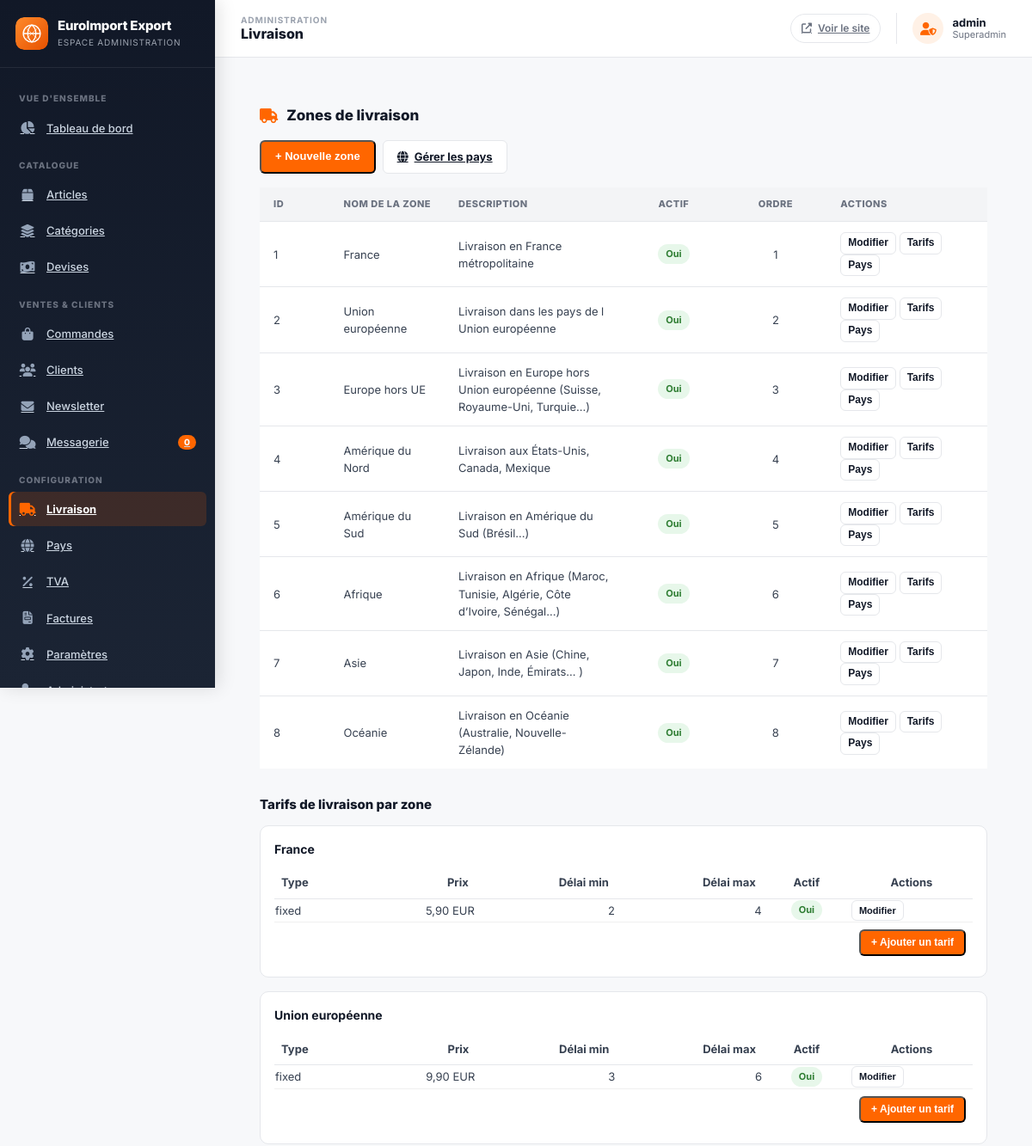
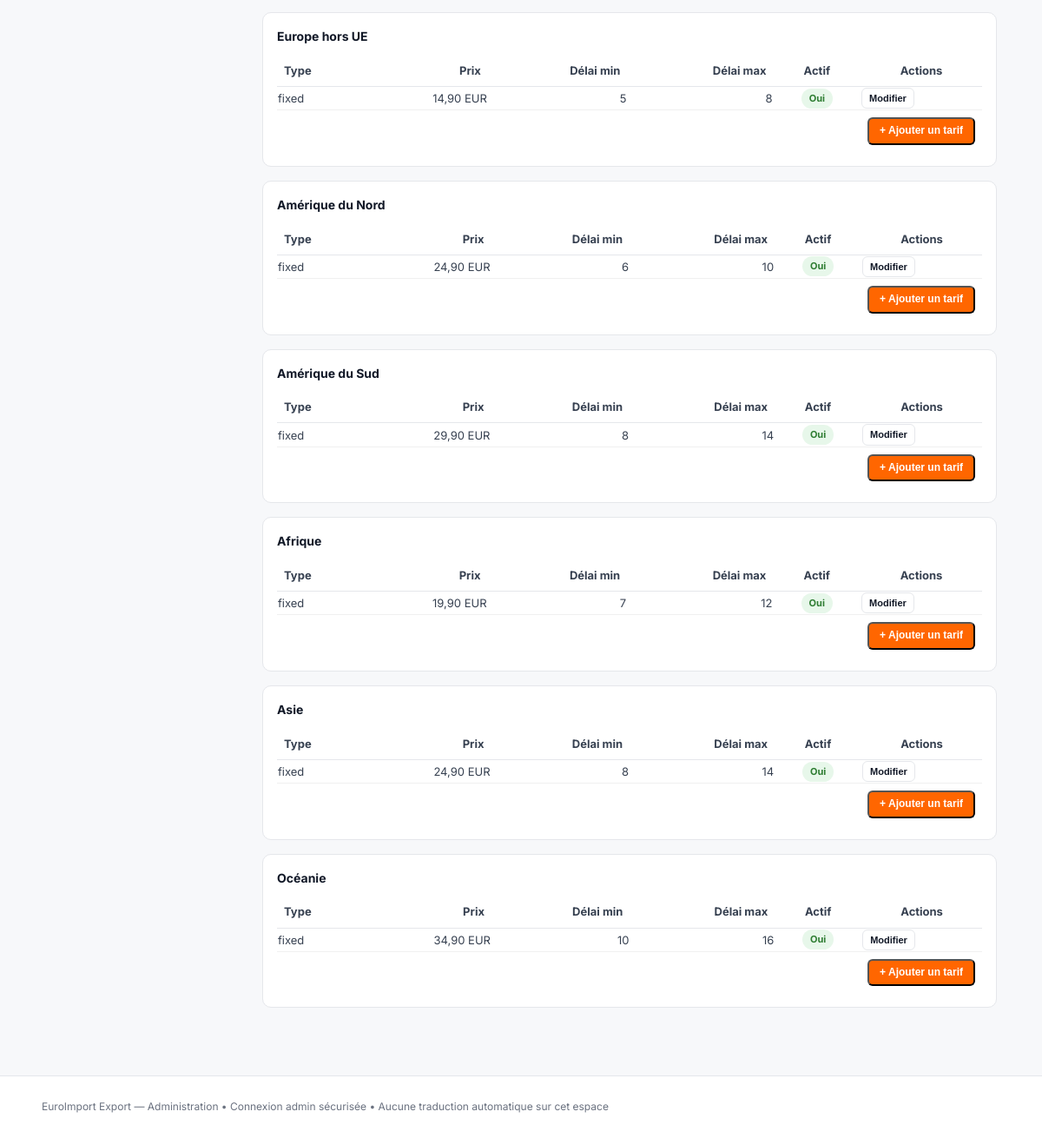
The app's page /admin/livraison.php (signed in) with its own data (2 pictures, top to bottom).
### tables this page shows
CREATE TABLE `shipping_zones` (
  `id` INT UNSIGNED NOT NULL AUTO_INCREMENT,
  `name` VARCHAR(100) NOT NULL,
  `description` TEXT DEFAULT NULL,
  `is_active` TINYINT(1) NOT NULL DEFAULT 1,
  `sort_order` INT UNSIGNED NOT NULL DEFAULT 0,
  `created_at` DATETIME NOT NULL DEFAULT CURRENT_TIMESTAMP,
  `updated_at` DATETIME NOT NULL DEFAULT CURRENT_TIMESTAMP ON UPDATE CURRENT_TIMESTAMP,
  PRIMARY KEY (`id`),
  KEY `idx_shipping_zones_active` (`is_active`)
);

CREATE TABLE `shipping_rates` (
  `id` INT UNSIGNED NOT NULL AUTO_INCREMENT,
  `zone_id` INT UNSIGNED NOT NULL,
  `type` ENUM('fixed','per_weight','per_amount_tier') NOT NULL DEFAULT 'fixed',
  `min_weight` DECIMAL(10,3) DEFAULT NULL,
  `max_weight` DECIMAL(10,3) DEFAULT NULL,
  `min_amount` DECIMAL(12,4) DEFAULT NULL,
  `max_amount` DECIMAL(12,4) DEFAULT NULL,
  `price` DECIMAL(12,4) NOT NULL DEFAULT 0.0000,
  `currency_code` CHAR(3) DEFAULT NULL,
  `delivery_days_min` INT UNSIGNED DEFAULT NULL,
  `delivery_days_max` INT UNSIGNED DEFAULT NULL,
  `is_active` TINYINT(1) NOT NULL DEFAULT 1,
  `created_at` DATETIME NOT NULL DEFAULT CURRENT_TIMESTAMP,
  `updated_at` DATETIME NOT NULL DEFAULT CURRENT_TIMESTAMP ON UPDATE CURRENT_TIMESTAMP,
  PRIMARY KEY (`id`),
  KEY `idx_shipping_rates_zone` (`zone_id`),
  CONSTRAINT `fk_shipping_rates_zone` FOREIGN KEY (`zone_id`) REFERENCES `shipping_zones` (`id`) ON DELETE CASCADE
);

### includes/functions.php (called while the page is built, shortened)
<?php
if (!function_exists('e')) {
    function e($value = null): string
    {
        return htmlspecialchars((string)$value, ENT_QUOTES | ENT_HTML5, 'UTF-8');
    }
}
if (!function_exists('url')) {
    function url(string $path = ''): string
    {
        $path = ltrim($path, '/');
        return APP_URL === '' ? '/' . $path : rtrim(APP_URL, '/') . '/' . $path;
    }
}
if (!function_exists('loadSettings')) {
    function loadSettings(PDO $database): array
    {
        $stmt = $database->query("SELECT `key`, `value` FROM settings");
        $out = [];
        while ($row = $stmt->fetch()) {
            $out[$row['key']] = $row['value'];
        }
        return $out;
    }
}

### admin/includes/auth.php (called while the page is built, shortened)
<?php
require_once __DIR__ . '/../../includes/functions.php';
function adminRequire(): void
{
    $db = db();
    $stmt = $db->prepare("SELECT id, username, role, is_active FROM admins WHERE id = ? AND is_active = 1 LIMIT 1");
    $stmt->execute([(int)$_SESSION['admin_id']]);
}
function adminGet(): ?array
{
    return [
        'id' => (int)$_SESSION['admin_id'],
        'username' => $_SESSION['admin_username'] ?? '',
        'role' => $_SESSION['admin_role'] ?? 'admin',
    ];
}

### admin/includes/page_bootstrap.php (called while the page is built, shortened)
<?php
require_once __DIR__ . '/auth.php';
adminRequire();

### admin/livraison.php (the view, shortened to what this page needs)
<?php
require_once __DIR__ . '/includes/page_bootstrap.php';
$db = db();
$zones = $db->query("SELECT * FROM shipping_zones WHERE is_active = 1 ORDER BY sort_order ASC, name ASC")->fetchAll();
$zoneRates = [];
foreach ($zones as $z) {
    $stmt = $db->prepare("SELECT * FROM shipping_rates WHERE zone_id = ? ORDER BY id ASC");
    $stmt->execute([(int)$z['id']]);
    $zoneRates[(int)$z['id']] = $stmt->fetchAll();
}
require_once __DIR__ . '/includes/header.php';
?>
<div class="admin-content" style="padding:26px 22px;">
    <div class="section-title"><i class="fas fa-truck"></i> Zones de livraison</div>
    <div class="btn-toolbar">
        <button class="btn btn--primary" onclick="openZoneModal()">+ Nouvelle zone</button>
        <a href="pays.php" class="btn btn--outline"><i class="fas fa-globe"></i> Gérer les pays</a>
    </div>
    <table class="admin-table">
        <thead>
            <tr>
                <th style="width:60px;">ID</th>
                <th>Nom de la zone</th>
                <th style="width:200px;">Description</th>
                <th style="width:100px; text-align:center;">Actif</th>
                <th style="width:100px; text-align:center;">Ordre</th>
                <th style="width:180px;">Actions</th>
            </tr>
        </thead>
        <tbody>
            <?php foreach ($zones as $z): ?>
                <tr>
                    <td><?= (int)$z['id'] ?></td>
                    <td><?= e($z['name']) ?></td>
                    <td><?= e($z['description'] ?? '') ?></td>
                    <td style="text-align:center;"><span class="badge <?= (int)$z['is_active'] === 1 ? 'badge--active' : 'badge--inactive' ?>"><?= (int)$z['is_active'] === 1 ? 'Oui' : 'Non' ?></span></td>
                    <td style="text-align:center;"><?= (int)$z['sort_order'] ?></td>
                    <td>
                        <button class="btn btn--outline btn--sm" style="padding:4px 8px;" onclick="openZoneModal(true, <?= (int)$z['id'] ?>, '<?= e($z['name']) ?>', '<?= e($z['description'] ?? '') ?>', <?= (int)$z['sort_order'] ?>, <?= (int)$z['is_active'] ?>)">Modifier</button>
                        <button class="btn btn--outline btn--sm" style="padding:4px 8px;" onclick="openRatesModal(<?= (int)$z['id'] ?>, '<?= e($z['name']) ?>')">Tarifs</button>
                        <button class="btn btn--outline btn--sm" style="padding:4px 8px;" onclick="openCountriesModal(<?= (int)$z['id'] ?>, '<?= e($z['name']) ?>')">Pays</button>
                    </td>
                </tr>
            <?php endforeach; ?>
        </tbody>
    </table>
    <h4 style="font-size:15px; font-weight:800; color:var(--color-dark); margin:30px 0 12px 0;">Tarifs de livraison par zone</h4>
    <?php foreach ($zones as $z): ?>
        <div style="background:#fff; border:1px solid var(--color-border); border-radius:var(--radius); padding:16px; margin-bottom:16px;">
            <div style="font-weight:700; color:var(--color-dark); margin-bottom:10px;"><?= e($z['name']) ?></div>
            <table style="width:100%; border-collapse:collapse; font-size:13px;">
                <thead>
                    <tr style="border-bottom:1px solid var(--color-border);">
                        <th style="text-align:left; padding:8px;">Type</th>
                        <th style="text-align:right; padding:8px;">Prix</th>
                        <th style="text-align:right; padding:8px;">Délai min</th>
                        <th style="text-align:right; padding:8px;">Délai max</th>
                        <th style="text-align:center; padding:8px;">Actif</th>
                        <th style="padding:8px;">Actions</th>
                    </tr>
                </thead>
                <tbody>
                    <?php foreach ($zoneRates[(int)$z['id']] as $r): ?>
                        <tr style="border-bottom:1px solid #f0f0f0;">
                            <td><?= e($r['type']) ?></td>
                            <td style="text-align:right;"><span class="notranslate" translate="no"><?= number_format((float)$r['price'], 2, ',', ' ') ?> <?= e($r['currency_code'] ?? 'EUR') ?></span></td>
                            <td style="text-align:right;"><?= $r['delivery_days_min'] ?? '-' ?></td>
                            <td style="text-align:right;"><?= $r['delivery_days_max'] ?? '-' ?></td>
                            <td style="text-align:center;"><span class="badge <?= (int)$r['is_active'] === 1 ? 'badge--active' : 'badge--inactive' ?>"><?= (int)$r['is_active'] === 1 ? 'Oui' : 'Non' ?></span></td>
                            <td>
                                <button class="btn btn--outline btn--sm" style="padding:4px 8px; font-size:11px;" onclick="openRateModal(<?= (int)$r['id'] ?>, <?= (int)$z['id'] ?>, '<?= e($r['type']) ?>', '<?= e($r['price']) ?>', '<?= e($r['currency_code'] ?? 'EUR') ?>', <?= $r['delivery_days_min'] ?? 'null' ?>, <?= $r['delivery_days_max'] ?? 'null' ?>, <?= (int)$r['is_active'] ?>)">Modifier</button>
                            </td>
                        </tr>
                    <?php endforeach; ?>
                    <tr>
                        <td colspan="6" style="padding:8px; text-align:right;">
                            <button class="btn btn--primary btn--sm" style="font-size:12px;" onclick="openRateModal(null, <?= (int)$z['id'] ?>)">+ Ajouter un tarif</button>
                        </td>
                    </tr>
                </tbody>
            </table>
        </div>
    <?php endforeach; ?>
</div>
<?php
require_once __DIR__ . '/includes/footer.php';
?>

### admin/includes/header.php (shortened to what this page needs)
<?php
require_once __DIR__ . '/auth.php';
$db = db();
$settings = loadSettings($db);
$admin = adminGet();
$siteName = !empty($settings['site_name']) ? $settings['site_name'] : 'EuroImport Export';
$adminPageKey = basename($_SERVER['PHP_SELF'], '.php');
$adminPageLabels = [
    'dashboard' => 'Tableau de bord', 'articles' => 'Articles', 'article-edit' => 'Édition article',
    'categories' => 'Catégories', 'currencies' => 'Devises', 'commandes' => 'Commandes',
    'commande-detail' => 'Détail commande', 'clients' => 'Clients', 'client-detail' => 'Détail client',
    'newsletter' => 'Newsletter', 'messagerie' => 'Messagerie', 'livraison' => 'Livraison',
    'pays' => 'Pays', 'tva' => 'TVA', 'factures' => 'Factures', 'settings' => 'Paramètres',
    'admins' => 'Administrateurs', 'profil' => 'Mon profil',
];
$adminPageLabel = $adminPageLabels[$adminPageKey] ?? ucfirst(str_replace('-', ' ', $adminPageKey));
?>
<!DOCTYPE html>
<html lang="fr" dir="ltr">
<head>
<link rel="stylesheet" href="https://cdnjs.cloudflare.com/ajax/libs/font-awesome/6.5.0/css/all.min.css">
<link rel="stylesheet" href="<?= ASSETS_URL ?>/css/admin.css?v=1.3.1">
</head>
<body class="admin">
<div class="admin-wrapper">
<aside class="admin-sidebar">
    <div class="admin-brand">
        <img src="<?= ASSETS_URL ?>/images/logo.svg" alt="" class="admin-brand__icon">
        <div>
            <div class="admin-brand__logo"><?= e($siteName) ?></div>
            <div class="admin-brand__sous">Espace administration</div>
        </div>
    </div>
    <nav class="admin-nav">
        <p class="admin-nav__label">Vue d'ensemble</p>
        <a href="dashboard.php" class="admin-nav__link<?= basename($_SERVER['PHP_SELF']) === 'dashboard.php' ? ' active' : '' ?>">
            <i class="fas fa-chart-pie"></i> Tableau de bord
        </a>
        <p class="admin-nav__label">Catalogue</p>
        <a href="articles.php" class="admin-nav__link<?= basename($_SERVER['PHP_SELF']) === 'articles.php' ? ' active' : '' ?>">
            <i class="fas fa-box"></i> Articles
        </a>
        <a href="categories.php" class="admin-nav__link<?= basename($_SERVER['PHP_SELF']) === 'categories.php' ? ' active' : '' ?>">
            <i class="fas fa-layer-group"></i> Catégories
        </a>
        <a href="currencies.php" class="admin-nav__link<?= basename($_SERVER['PHP_SELF']) === 'currencies.php' ? ' active' : '' ?>">
            <i class="fas fa-money-bill-wave"></i> Devises
        </a>
        <p class="admin-nav__label">Ventes & clients</p>
        <a href="commandes.php" class="admin-nav__link<?= in_array(basename($_SERVER['PHP_SELF']), ['commandes.php','commande-detail.php']) ? ' active' : '' ?>">
            <i class="fas fa-shopping-bag"></i> Commandes
        </a>
        <a href="clients.php" class="admin-nav__link<?= basename($_SERVER['PHP_SELF']) === 'clients.php' ? ' active' : '' ?>">
            <i class="fas fa-users"></i> Clients
        </a>
        <a href="newsletter.php" class="admin-nav__link<?= basename($_SERVER['PHP_SELF']) === 'newsletter.php' ? ' active' : '' ?>">
            <i class="fas fa-envelope"></i> Newsletter
        </a>
        <a href="messagerie.php" class="admin-nav__link<?= basename($_SERVER['PHP_SELF']) === 'messagerie.php' ? ' active' : '' ?>">
            <i class="fas fa-comments"></i> Messagerie
            <span class="admin-nav__badge" id="admin-nav-badge"><?= (int)($_SESSION['admin_unread_count'] ?? 0) ?></span>
        </a>
        <p class="admin-nav__label">Configuration</p>
        <a href="livraison.php" class="admin-nav__link<?= basename($_SERVER['PHP_SELF']) === 'livraison.php' ? ' active' : '' ?>">
            <i class="fas fa-truck"></i> Livraison
        </a>
        <a href="pays.php" class="admin-nav__link<?= basename($_SERVER['PHP_SELF']) === 'pays.php' ? ' active' : '' ?>">
            <i class="fas fa-globe"></i> Pays
        </a>
        <a href="tva.php" class="admin-nav__link<?= basename($_SERVER['PHP_SELF']) === 'tva.php' ? ' active' : '' ?>">
            <i class="fas fa-percentage"></i> TVA
        </a>
        <a href="factures.php" class="admin-nav__link<?= basename($_SERVER['PHP_SELF']) === 'factures.php' ? ' active' : '' ?>">
            <i class="fas fa-file-invoice"></i> Factures
        </a>
        <a href="settings.php" class="admin-nav__link<?= basename($_SERVER['PHP_SELF']) === 'settings.php' ? ' active' : '' ?>">
            <i class="fas fa-cog"></i> Paramètres
        </a>
        <?php if ($admin['role'] === 'superadmin'): ?>
            <a href="admins.php" class="admin-nav__link<?= basename($_SERVER['PHP_SELF']) === 'admins.php' ? ' active' : '' ?>">
                <i class="fas fa-user-shield"></i> Administrateurs
            </a>
        <?php endif; ?>
    </nav>
</aside>
<main class="admin-main">
    <header class="admin-bar">
        <div class="admin-bar__location">
            <span class="admin-bar__eyebrow">Administration</span>
            <span class="admin-bar__page"><?= e($adminPageLabel) ?></span>
        </div>
        <div class="admin-bar__actions">
            <a href="<?= e(url('')) ?>" class="admin-bar__site" target="_blank" rel="noopener"><i class="fas fa-external-link-alt"></i> Voir le site</a>
            <div class="admin-bar__user">
                <span class="admin-bar__avatar"><i class="fas fa-user-shield"></i></span>
                <span class="admin-bar__user-text">
                    <span class="admin-bar__user-name"><?= e($admin['username']) ?></span>
                    <span class="admin-bar__user-role"><?= e($admin['role']) ?></span>
                </span>
            </div>
        </div>
    </header>
    <div class="admin-content">

### records on screen
shipping_zones: id "1", name "France", description "Livraison en France métropolitaine", is_active "Oui", sort_order "1"
shipping_zones: id "2", name "Union européenne", description "Livraison dans les pays de l Union européenne", is_active "Oui", sort_order "2"
shipping_zones: id "3", name "Europe hors UE", description "Livraison en Europe hors Union européenne (Suisse, Royaume-Uni, Turquie...)", is_active "Oui", sort_order "3"
shipping_zones: id "4", name "Amérique du Nord", description "Livraison aux États-Unis, Canada, Mexique", is_active "Oui", sort_order "4"
shipping_zones: id "5", name "Amérique du Sud", description "Livraison en Amérique du Sud (Brésil...)", is_active "Oui", sort_order "5"
shipping_zones: id "6", name "Afrique", description "Livraison en Afrique (Maroc, Tunisie, Algérie, Côte d’Ivoire, Sénégal...)", is_active "Oui", sort_order "6"
shipping_zones: id "7", name "Asie", description "Livraison en Asie (Chine, Japon, Inde, Émirats... )", is_active "Oui", sort_order "7"
shipping_zones: id "8", name "Océanie", description "Livraison en Océanie (Australie, Nouvelle-Zélande)", is_active "Oui", sort_order "8"
shipping_rates: type "fixed", price "5,90", currency_code "EUR", delivery_days_min "2", delivery_days_max "4", is_active "Oui"
shipping_rates: type "fixed", price "9,90", currency_code "EUR", delivery_days_min "3", delivery_days_max "6", is_active "Oui"
shipping_rates: type "fixed", price "14,90", currency_code "EUR", delivery_days_min "5", delivery_days_max "8", is_active "Oui"
shipping_rates: type "fixed", price "24,90", currency_code "EUR", delivery_days_min "6", delivery_days_max "10", is_active "Oui"
shipping_rates: type "fixed", price "29,90", currency_code "EUR", delivery_days_min "8", delivery_days_max "14", is_active "Oui"
shipping_rates: type "fixed", price "19,90", currency_code "EUR", delivery_days_min "7", delivery_days_max "12", is_active "Oui"
shipping_rates: type "fixed", price "24,90", currency_code "EUR", delivery_days_min "8", delivery_days_max "14", is_active "Oui"
shipping_rates: type "fixed", price "34,90", currency_code "EUR", delivery_days_min "10", delivery_days_max "16", is_active "Oui"

### other values on screen
$siteName "EuroImport Export"
$_SESSION['admin_unread_count'] "0"
$adminPageLabel "Livraison"
$admin['username'] "admin"
$admin['role'] "Superadmin"
